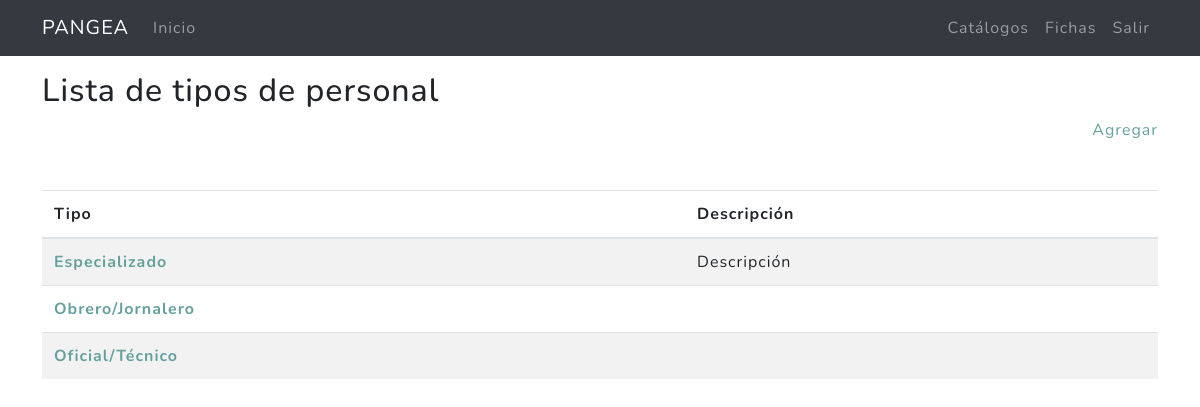
Page /catalogos/personal/ (signed in) on the committed database.
### miscelanea/models.py (models this page shows, shortened)
class ListaTipoPersonal(models.Model):
    tipo = models.CharField(max_length=100,verbose_name = "Tipo")
    descripcion = models.CharField(max_length=280,verbose_name = "Descripcion",default='')
    created = models.DateTimeField(auto_now_add = True,verbose_name = "Fecha de creación")
    updated = models.DateTimeField(auto_now = True,verbose_name = "Fecha de edición")
    class Meta:
        verbose_name = "Lista de tipos de personal"
        verbose_name_plural = "Lista de tipos de personal"
        ordering = ["tipo"]

### miscelanea/views.py (the view)
# urls.py: path('personal/', ListaTipoPersonalListView.as_view(), name='personal'),
@method_decorator(login_required,name='dispatch')
class  ListaTipoPersonalListView(ListView):
    model =  ListaTipoPersonal
    template_name = "miscelanea/listatipopersonal_list.html"
    paginate_by = 20
    def get_context_data(self, **kwargs):
        context = super().get_context_data(**kwargs)
        context['p_title']=ListaTipoPersonal._meta.verbose_name
        return context

### miscelanea/templates/miscelanea/listatipopersonal_list.html (shortened to what this page needs)
{% extends 'cap2/base_mx.html' %}
{% load static %}
{% block content %}
<main role="main">
  <div class="container mb-4">
    <h2 class="mt-3">{{p_title}}</h2>
    <div class="agregar mb-4 text-right"><a href="{% url 'catalogos:personal-create' %}">Agregar</a></div>
    <table class="table  table-striped mt-5">
      <thead>
        <tr>
          <th scope="col">Tipo</th>
          <th scope="col">Descripción</th>
        </tr>
      </thead>
      <tbody>
      {% for ins in listatipopersonal_list|dictsort:"tipo"  %}
          <tr>
            <th scope="row"><a href="{% url 'catalogos:personal-update' ins.id %}">{{ins.tipo}} </a></th>
            <td>{{ins.descripcion}}</td>
          </tr>
      {% endfor %}
      </tbody>
    </table>
  </div>
</main>
{% endblock %}

### rows in the picture
ListaTipoPersonal: tipo "Especializado", descripcion "Descripción"
ListaTipoPersonal: tipo "Obrero/Jornalero"
ListaTipoPersonal: tipo "Oficial/Técnico"

### other values in the picture
{{ p_title }} "Lista de tipos de personal"
